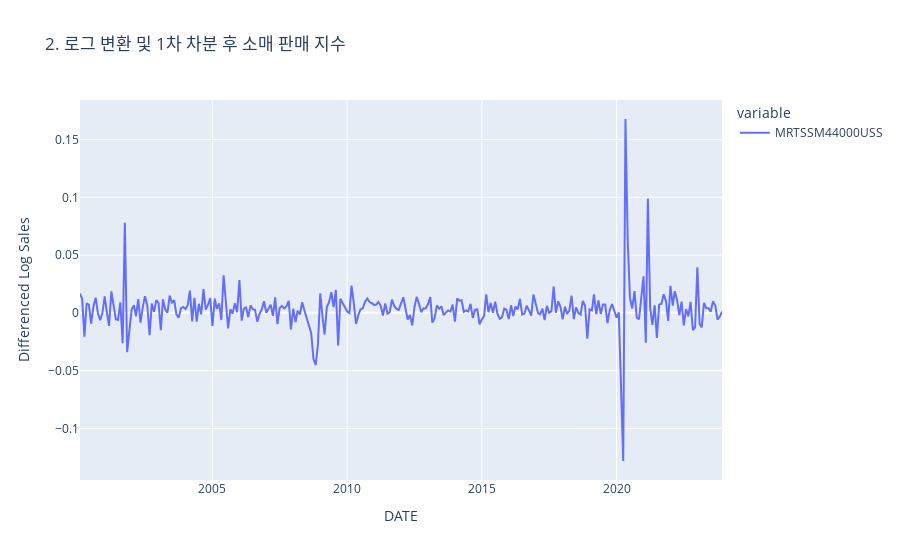

This figure's notebook cell:
### Code cell
# 2. 1차 차분 적용
diff_log_retail_sales = log_retail_sales.diff().dropna()
fig = px.line(diff_log_retail_sales, title="2. 로그 변환 및 1차 차분 후 소매 판매 지수",
              labels={"value": "Differenced Log Sales", "index": "Date"})
fig.show()

### Figure 1 — Plotly figure (JSON) as saved in the notebook; plotly's stock layout.template omitted (floating-point values rounded to 4 significant figures; data arrays with more than 128 entries replaced by an {"elided": "..."} marker saying what was removed)
{"data": [{"hovertemplate": "variable=MRTSSM44000USS<br>DATE=%{x}<br>Differenced Log Sales=%{y}<extra></extra>", "legendgroup": "MRTSSM44000USS", "line": {"color": "#636efa", "dash": "solid"}, "marker": {"symbol": "circle"}, "mode": "lines", "name": "MRTSSM44000USS", "orientation": "v", "showlegend": true, "type": "scatter", "x": {"elided": "287 str values"}, "xaxis": "x", "y": {"elided": "287 float values"}, "yaxis": "y"}], "layout": {"legend": {"title": {"text": "variable"}, "tracegroupgap": 0}, "title": {"text": "2. 로그 변환 및 1차 차분 후 소매 판매 지수"}, "xaxis": {"anchor": "y", "domain": [0, 1], "title": {"text": "DATE"}}, "yaxis": {"anchor": "x", "domain": [0, 1], "title": {"text": "Differenced Log Sales"}}}}
